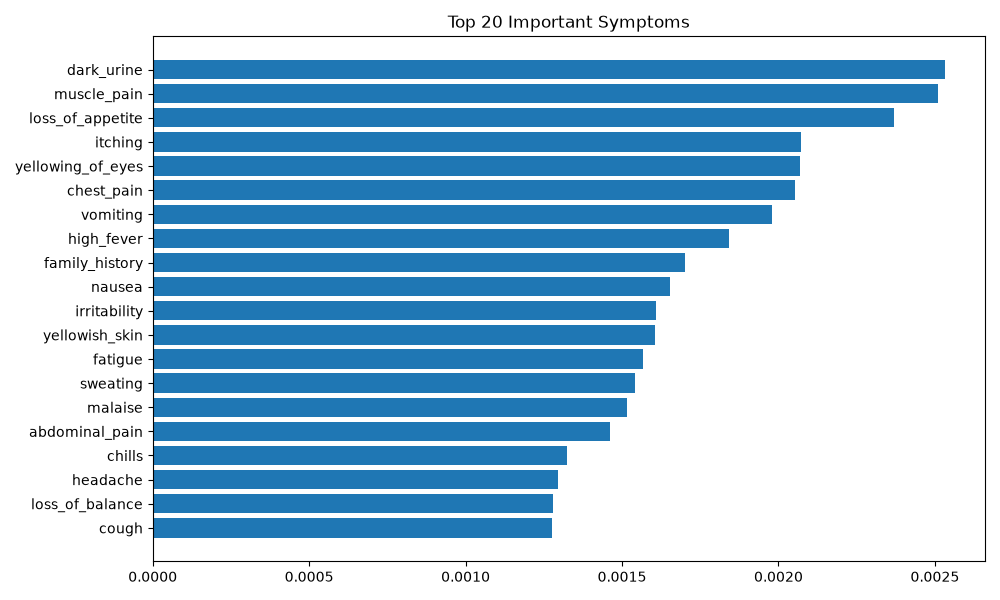

The script that saved this image:
import pandas as pd
import joblib
import shap
import numpy as np
import matplotlib.pyplot as plt

# Load data
df = pd.read_csv("training_data.csv")
df = df.drop(columns=["Unnamed: 133"])

X = df.drop("prognosis", axis=1)

# Load model
model = joblib.load("disease_model.pkl")

# Take 100 samples for speed
sample = X.sample(100, random_state=42)

# Create explainer
explainer = shap.TreeExplainer(model)

# Get SHAP values
shap_values = explainer.shap_values(sample)

# Handle multiclass output
if isinstance(shap_values, list):
    vals = np.mean([np.abs(v).mean(axis=0) for v in shap_values], axis=0)
else:
    vals = np.abs(shap_values).mean(axis=(0, 2))

# Create importance dataframe
importance = pd.DataFrame({
    "Feature": sample.columns,
    "Importance": vals
})

importance = importance.sort_values(
    by="Importance",
    ascending=False
).head(20)

# Plot
plt.figure(figsize=(10, 6))
plt.barh(importance["Feature"], importance["Importance"])
plt.gca().invert_yaxis()

plt.title("Top 20 Important Symptoms")
plt.tight_layout()

plt.savefig("feature_importance.png")

print("feature_importance.png saved")
